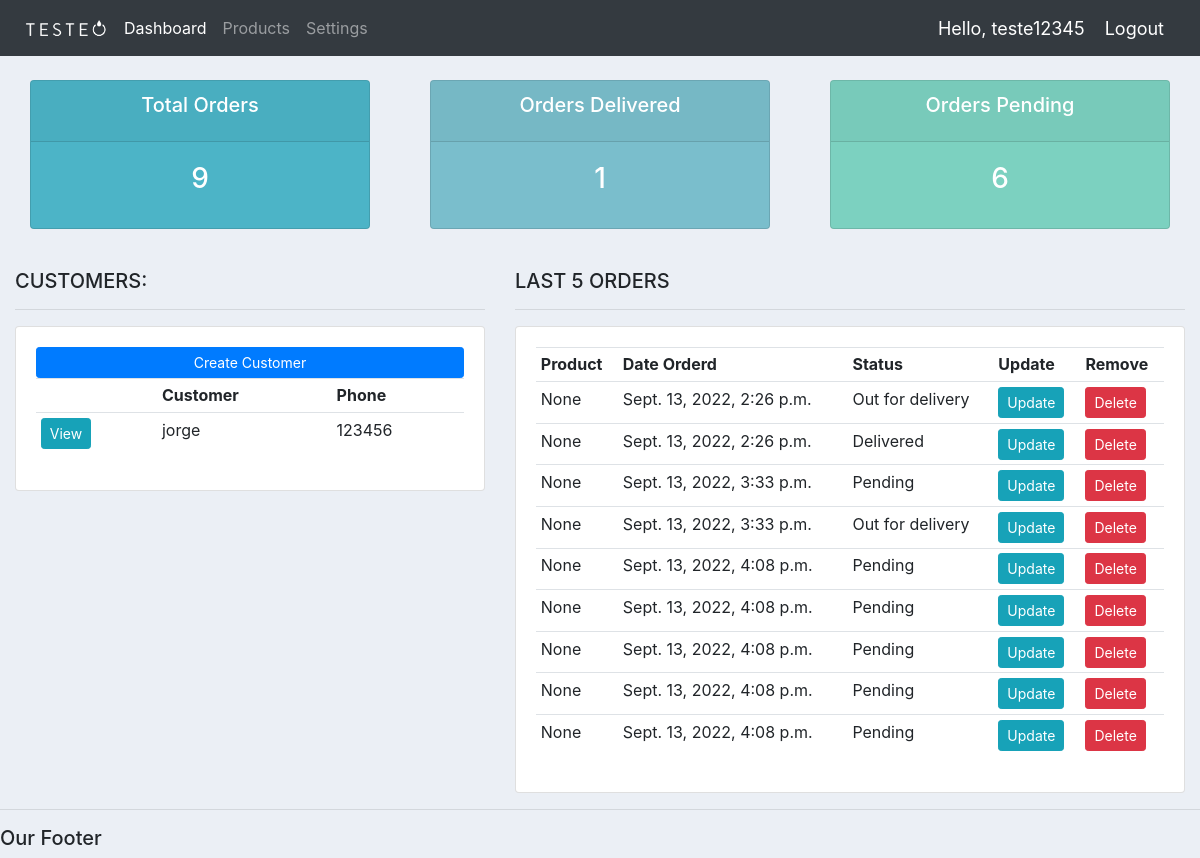
The app's page / (signed in) with its own data.
### accounts/models.py (models this page shows, shortened)
class Customer(models.Model):
	user = models.OneToOneField(User, null=True, blank=True, on_delete=models.CASCADE)
	name = models.CharField(max_length=200, null=True)
	phone = models.CharField(max_length=200, null=True)
	email = models.CharField(max_length=200, null=True)
	profile_pic = models.ImageField(default="profile1.png", null=True, blank=True)
	date_created = models.DateTimeField(auto_now_add=True, null=True)

class Order(models.Model):
	STATUS = (
			('Pending', 'Pending'),
			('Out for delivery', 'Out for delivery'),
			('Delivered', 'Delivered'),
			)
	customer = models.ForeignKey(Customer, null=True, on_delete= models.SET_NULL)
	product = models.ForeignKey(Product, null=True, on_delete= models.SET_NULL)
	date_created = models.DateTimeField(auto_now_add=True, null=True)
	status = models.CharField(max_length=200, null=True, choices=STATUS)
	note = models.CharField(max_length=1000, null=True)

### accounts/decorators.py (the view)
		def wrapper_func(request, *args, **kwargs):
			group = None
			if request.user.groups.exists():
				group = request.user.groups.all()[0].name
			if group in allowed_roles:
				return view_func(request, *args, **kwargs)
			else:
				return HttpResponse('You are not authorized to view this page')

### accounts/views.py (called while the page is built)
@login_required(login_url='login')
@allowed_users(allowed_roles=['customer', 'admin'])
def home(request):
	orders = Order.objects.all()
	customers = Customer.objects.all()
	total_customers = customers.count()
	total_orders = orders.count()
	delivered = orders.filter(status='Delivered').count()
	pending = orders.filter(status='Pending').count()
	context = {'orders':orders, 'customers':customers,
	'total_orders':total_orders,'delivered':delivered,
	'pending':pending }
	return render(request, 'accounts/dashboard.html', context)

### accounts/templates/accounts/dashboard.html
{%  extends 'accounts/main.html' %}
{% block content %}
{%  include 'accounts/status.html' %}
<br>
<div class="row">
	<div class="col-md-5">
		<h5>CUSTOMERS:</h5>
		<hr>
		<div class="card card-body">
			<a class="btn btn-primary  btn-sm btn-block" href="">Create Customer</a>
			<table class="table table-sm">
				<tr>
					<th></th>
					<th>Customer</th>
					<th>Phone</th>
				</tr>
				{% for customer in customers %}
					<tr>
						<td><a class="btn btn-sm btn-info" href="{% url 'customer' customer.id %}">View</a></td>
						<td>{{customer.name}}</td>
						<td>{{customer.phone}}</td>
					</tr>
				{% endfor %}
			</table>
		</div>
	</div>
	<div class="col-md-7">
		<h5>LAST 5 ORDERS</h5>
		<hr>
		<div class="card card-body">
			<table class="table table-sm">
				<tr>
					<th>Product</th>
					<th>Date Orderd</th>
					<th>Status</th>
					<th>Update</th>
					<th>Remove</th>
				</tr>
				{% for order in orders %}
					<tr>
						<td>{{order.product}}</td>
						<td>{{order.date_created}}</td>
						<td>{{order.status}}</td>
						<td><a class="btn btn-sm btn-info" href="{% url 'update_order' order.id %}">Update</a></td>
						<td><a class="btn btn-sm btn-danger" href="{% url 'delete_order' order.id %}">Delete</a></td>
					</tr>
				{% endfor %}
			</table>
		</div>
	</div>
</div>
{% endblock %}

### accounts/templates/accounts/navbar.html (shortened to what this page needs)
{% load static %}
<nav class="navbar navbar-expand-lg navbar-dark bg-dark">
    <img src="{% static 'images/logo.png' %}" width="100px">
    <div class="collapse navbar-collapse" id="navbarNavDropdown">
      <ul class="navbar-nav">
        <li class="nav-item active">
          <a class="nav-link" href="{% url 'home' %}">Dashboard</a>
        </li>
        <li class="nav-item">
          <a class="nav-link" href="{% url 'products' %}">Products</a>
        </li>
        <li class="nav-item">
          <a class="nav-link" href="{% url 'account' %}">Settings</a>
        </li>
      </ul>
    </div>
    <span class="hello-msg">Hello, {{request.user}}</span>
    <span ><a  class="hello-msg" href="{% url 'logout' %}">Logout</a></span>
  </nav>
  {% load static %}

### static/css/main.css (style rules this page uses)
body { background-color: #ebeff5; }

### accounts/templates/accounts/navbar.html (style rules this page uses)
.hello-msg { font-size: 18px; color: #fff; margin-right: 20px; }

### records on screen
Customer: name "jorge", phone "123456"
Order: product "None", date_created "Sept. 13, 2022, 2:26 p.m.", status "Out for delivery"
Order: product "None", date_created "Sept. 13, 2022, 2:26 p.m.", status "Delivered"
Order: product "None", date_created "Sept. 13, 2022, 3:33 p.m.", status "Pending"
Order: product "None", date_created "Sept. 13, 2022, 3:33 p.m.", status "Out for delivery"
Order: product "None", date_created "Sept. 13, 2022, 4:08 p.m.", status "Pending"
Order: product "None", date_created "Sept. 13, 2022, 4:08 p.m.", status "Pending"
Order: product "None", date_created "Sept. 13, 2022, 4:08 p.m.", status "Pending"
Order: product "None", date_created "Sept. 13, 2022, 4:08 p.m.", status "Pending"
Order: product "None", date_created "Sept. 13, 2022, 4:08 p.m.", status "Pending"

### other values on screen
{{ request.user }} "teste12345"
{{ total_orders }} "9"
{{ delivered }} "1"
{{ pending }} "6"
